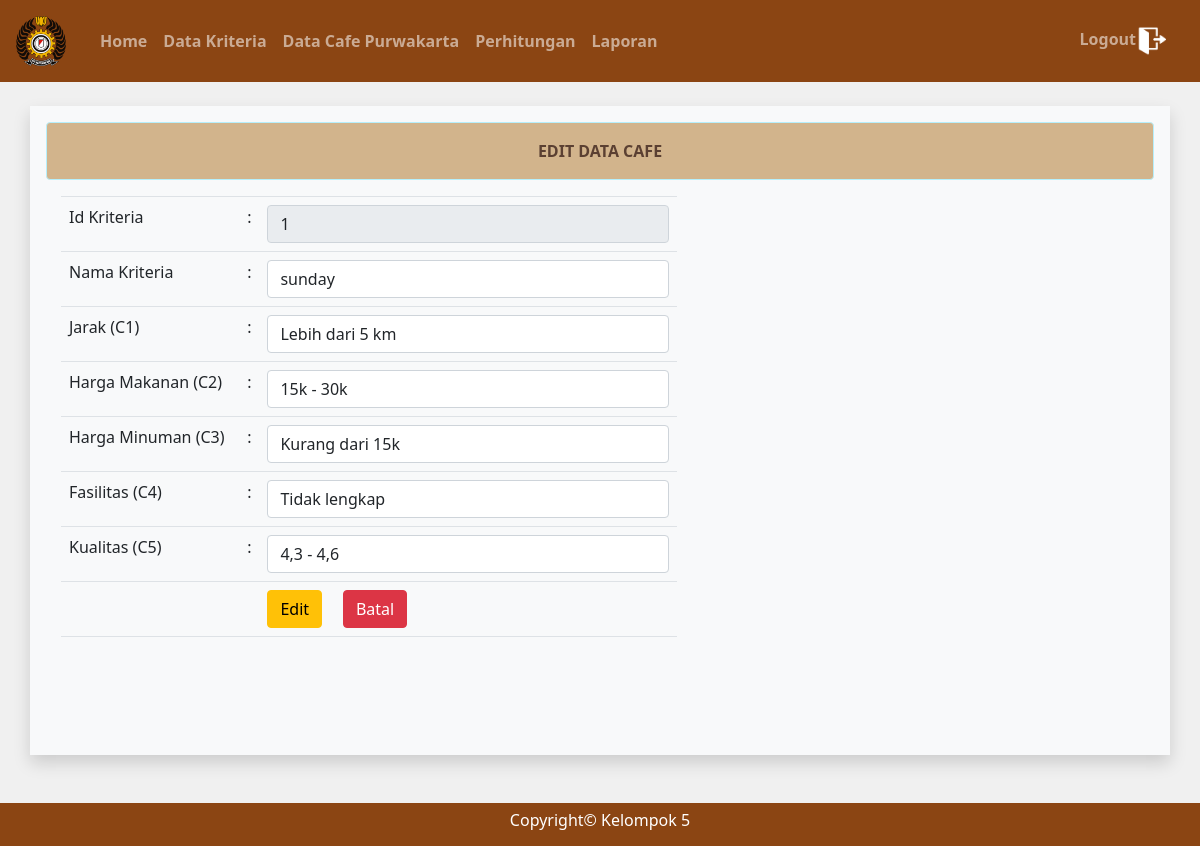
The page /admin/edit_data_cafe.php?id_alternatif=1 (signed in) on the database its author committed.
### tables this page shows
CREATE TABLE `alternatif` (
  `id_alternatif` varchar(25) NOT NULL,
  `nama_alternatif` varchar(80) NOT NULL,
  `c1` varchar(25) NOT NULL,
  `c2` varchar(25) NOT NULL,
  `c3` varchar(25) NOT NULL,
  `c4` varchar(25) NOT NULL,
  `c5` varchar(25) NOT NULL
);

### functions.php (called while the page is built, shortened)
<?php
$con = mysqli_connect("localhost", "root", "", "moora");
function tampilcafe($query)
{
    global $con;
    $data = mysqli_query($con, $query);
    $rows = [];
    while ($row = mysqli_fetch_assoc($data)) {
        $rows[] = $row;
    }
    return $rows;
}
?>

### admin/edit_data_cafe.php (the view, shortened to what this page needs)
<?php
require '../functions.php';
$id_alternatif = $_GET['id_alternatif'];
$data_cafe = tampilcafe("SELECT * FROM alternatif WHERE id_alternatif = '$id_alternatif' ")[0];
$c1_options = [
  3 => 'Kurang dari 3 km',
  2 => '3-5 km',
  1 => 'Lebih dari 5 km',
];
$c2_options = [
  3 => 'Kurang dari 15k',
  2 => '15k - 30k',
  1 => 'Lebih besar dari 30k',
];
$c3_options = [
  3 => 'Kurang dari 15k',
  2 => '15k - 30k',
  1 => 'Lebih besar dari 30k',
];
$c4_options = [
  3 => 'Sangat Lengkap',
  2 => 'Lengkap',
  1 => 'Tidak lengkap',
];
$c5_options = [
  3 => '4,6 - 5,0',
  2 => '4,3 - 4,6',
  1 => '4,0 - 4,3',
];
?>
<!doctype html>
  <html lang="en">
  <head>
    <link rel="stylesheet" type="text/css" href="../bootstrap/css/bootstrap.min.css">
    <link href="https://cdn.jsdelivr.net/npm/bootstrap@5.1.1/dist/css/bootstrap.min.css" rel="stylesheet">
  </head>
  <body>
    <nav class="navbar navbar-expand-lg navbar-dark" style="background-color: #8B4513;">
      <a class="navbar-brand" href="#"><img src="../img/stt.png" width="50"></a>
      <div class="collapse navbar-collapse" id="navbarNavAltMarkup">
        <div class="navbar-nav" style="margin: 10px;">
          <a class="nav-link" href="index.php"><b>Home</b></a>
          <a class="nav-link" href="data_kriteria.php"><b>Data Kriteria</b></a>
          <a class="nav-link" href="cafe.php"><b>Data Cafe Purwakarta</b></a>
          <a class="nav-link" href="data_cafe.php"><b>Perhitungan</b></a>
          <a class="nav-link" href="laporan.php"><b>Laporan</b></a>
        </div>
        <div class="navbar-nav ms-auto" style="margin: 10px;">
          <a class="log nav-link" href="../logout.php"><b>Logout</b><img src="../img/logout.png" width="30"></a>
        </div>
      </div>
    </nav>
    <br>
    <div class="container bg-light shadow p-3 mb-5">
      <div class="alert alert-info">
        <center><b>EDIT DATA CAFE</b></center>
      </div>
      <div class="col-md-7">
        <form method="post" class="form-group">
          <table class="table">
            <tr>
              <td width="200"><label>Id Kriteria</label></td>
              <td> : </td>
              <td width="500"><input type="text" name="id_alternatif" value="<?= $data_cafe['id_alternatif']; ?>" readonly class="form-control" autocomplete="off"></td>
            </tr>
            <tr>
              <td><label>Nama Kriteria</label></td>
              <td> : </td>
              <td width="500"> <input type="text" name="nama_alternatif" value="<?= $data_cafe['nama_alternatif']; ?>" class="form-control" autocomplete="off"></td>
            </tr>
            <tr>
              <td><label>Jarak (C1)</label></td>
              <td> : </td>
              <td width="500">
                <select name="c1" class="form-control" required>
                  <?php foreach ($c1_options as $value => $label): ?>
                    <option value="<?= $value; ?>" <?= $data_cafe['c1'] == $value ? 'selected' : ''; ?>><?= $label; ?></option>
                  <?php endforeach; ?>
                </select>
              </td>
            </tr>
            <tr>
              <td><label>Harga Makanan (C2)</label></td>
              <td> : </td>
              <td width="500">
                <select name="c2" class="form-control" required>
                  <?php foreach ($c2_options as $value => $label): ?>
                    <option value="<?= $value; ?>" <?= $data_cafe['c2'] == $value ? 'selected' : ''; ?>><?= $label; ?></option>
                  <?php endforeach; ?>
                </select>
              </td>
            </tr>
            <tr>
              <td><label>Harga Minuman (C3)</label></td>
              <td> : </td>
              <td width="500">
                <select name="c3" class="form-control" required>
                  <?php foreach ($c3_options as $value => $label): ?>
                    <option value="<?= $value; ?>" <?= $data_cafe['c3'] == $value ? 'selected' : ''; ?>><?= $label; ?></option>
                  <?php endforeach; ?>
                </select>
              </td>
            </tr>
            <tr>
              <td><label>Fasilitas (C4)</label></td>
              <td> : </td>
              <td width="500">
                <select name="c4" class="form-control" required>
                  <?php foreach ($c4_options as $value => $label): ?>
                    <option value="<?= $value; ?>" <?= $data_cafe['c4'] == $value ? 'selected' : ''; ?>><?= $label; ?></option>
                  <?php endforeach; ?>
                </select>
              </td>
            </tr>
            <tr>
              <td><label>Kualitas (C5)</label></td>
              <td> : </td>
              <td width="500">
                <select name="c5" class="form-control" required>
                  <?php foreach ($c5_options as $value => $label): ?>
                    <option value="<?= $value; ?>" <?= $data_cafe['c5'] == $value ? 'selected' : ''; ?>><?= $label; ?></option>
                  <?php endforeach; ?>
                </select>
              </td>
            </tr>
            <tr>
              <td></td>
              <td></td>
              <td>
                <button type="submit" name="edit" class="btn btn-warning">Edit</button> &nbsp;&nbsp;&nbsp;
                <a href="data_cafe.php" class="btn btn-danger">Batal</a>
              </td>
            </tr>
          </table>
        </form>
      </div>
    </div>
    <div class="col-md-12 bg-primary">
      <div class="copyright">
        <h6>Copyright&copy; Kelompok 5</h6>
      </div>
    </div>
  </body>
  </html>

### admin/edit_data_cafe.php (style rules this page uses)
body { background-color: #f0f0f0; }
.container { min-height: calc(100vh - 211px - -60px); }
.alert-info { background-color: #D2B48C; color: #5B4032; }
.col-md-12 { padding: 8px; background-color: #8B4513 !important; }
.copyright h6 { color: white !important; font-size: 16px; text-align: center; }

### rows shown on the page
alternatif: id_alternatif "1", nama_alternatif "sunday", c1 "Lebih dari 5 km", c2 "15k - 30k", c3 "Kurang dari 15k", c4 "Tidak lengkap", c5 "4,3 - 4,6"
